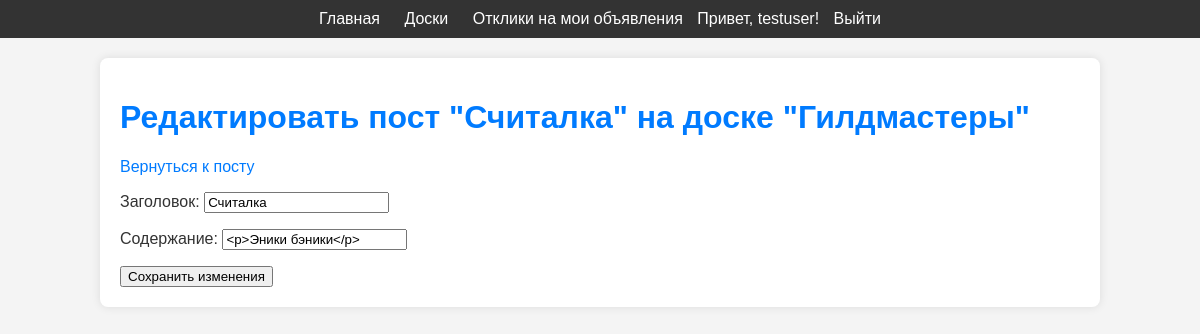
The app's page /boards/5/post/3/edit/ (signed in) with its own data.
### boards/models.py (models this page shows, shortened)
class Post(models.Model):
    title = models.CharField(max_length=200, verbose_name="Заголовок поста")
    content = CKEditor5Field(verbose_name="Содержимое поста", config_name='default') # Используем 'default' для простоты, как в настройках
    created_at = models.DateTimeField(auto_now_add=True, verbose_name="Дата создания")
    updated_at = models.DateTimeField(auto_now=True, verbose_name="Дата последнего обновления")
    author = models.ForeignKey(User, on_delete=models.CASCADE, related_name='posts', verbose_name="Автор")
    board = models.ForeignKey(Board, on_delete=models.CASCADE, related_name='posts', verbose_name="Доска")
    views = models.PositiveIntegerField(default=0, verbose_name="Количество просмотров") # Переименовал views_count в views для консистентности
    class Meta:
        verbose_name = "Пост"
        verbose_name_plural = "Посты"
        ordering = ['-created_at'] # Сортировка по дате создания (новые сверху)

class Board(models.Model):
    name = models.CharField(max_length=100, unique=True, verbose_name="Название доски")
    description = models.TextField(blank=True, verbose_name="Описание доски")
    created_at = models.DateTimeField(auto_now_add=True, verbose_name="Дата создания")
    updated_at = models.DateTimeField(auto_now=True, verbose_name="Дата последнего обновления")
    class Meta:
        verbose_name = "Доска"
        verbose_name_plural = "Доски"
        ordering = ['name'] # Сортировка по названию по умолчанию

### boards/views.py (the view)
# urls.py: path('<int:board_pk>/post/<int:post_pk>/edit/', views.edit_post, name='edit_post'),
@login_required
def edit_post(request, board_pk, post_pk):
    post = get_object_or_404(Post, board__pk=board_pk, pk=post_pk)
    if request.user != post.author:
        messages.error(request, 'У вас нет прав для редактирования этого поста.')
        return redirect('boards:post_detail', board_pk=board_pk, post_pk=post_pk)
    if request.method == 'POST':
        form = PostForm(request.POST, instance=post) # Загружаем данные в существующий объект
        if form.is_valid():
            form.save()
            messages.success(request, 'Пост успешно обновлен!')
            return redirect('boards:post_detail', board_pk=board_pk, post_pk=post_pk)
    else:
        form = PostForm(instance=post) # Инициализируем форму существующими данными поста
    return render(request, 'boards/post_edit.html', {'form': form, 'post': post, 'board': post.board})

### boards/forms.py
class PostForm(forms.ModelForm):
    class Meta:
        model = Post
        fields = ['title', 'content']
        widgets = {
            'title': forms.TextInput(attrs={'class': 'form-control', 'placeholder': 'Заголовок вашего поста'}),
            'content': CKEditor5Widget(attrs={'class': 'django_ckeditor_5'}, config_name='default') # Используем CKEditor5Widget
        }
        labels = {
            'title': 'Заголовок',
            'content': 'Содержание',
        }

### templates/boards/post_edit.html (shortened to what this page needs)
{% extends 'base.html' %}
{% block content %}
    <h1>Редактировать пост "{{ post.title }}" на доске "{{ board.name }}"</h1>
    <p><a href="{% url 'boards:post_detail' board_pk=board.pk post_pk=post.pk %}">Вернуться к посту</a></p>
    <form method="post">
        {{ form.as_p }}
        <button type="submit">Сохранить изменения</button>
    </form>
{% endblock %}

### templates/base.html (shortened to what this page needs)
<!DOCTYPE html>
<html lang="ru">
<head>
</head>
<body>
    <div class="header">
        <a href="{% url 'home' %}">Главная</a>
        <a href="{% url 'boards:list' %}">Доски</a>
        {% if user.is_authenticated %}
            <a href="{% url 'boards:my_posts_responses' %}">Отклики на мои объявления</a>
            <span>Привет, {{ user.username }}!</span>
            <a href="{% url 'logout' %}">Выйти</a>
        {% else %}
            <a href="{% url 'register' %}">Регистрация</a>
            <a href="{% url 'login_request_code' %}">Вход</a>
        {% endif %}
    </div>
    <div class="container">
        {% block content %}{% endblock %}
    </div>
</body>
</html>

### templates/base.html (style rules this page uses)
body { font-family: Arial, sans-serif; margin: 0; padding: 0; background-color: #f4f4f4; color: #333; }
.header { background-color: #333; color: white; padding: 10px 20px; text-align: center; }
.header a { color: white; text-decoration: none; margin: 0 10px; }
.container { max-width: 960px; margin: 20px auto; padding: 20px; background-color: white; border-radius: 8px; box-shadow: 0 0 10px rgba(0,0,0,0.1); }
h1, h2 { color: #007bff; }
a { text-decoration: none; color: #007bff; }

### records on screen
Post: title "Считалка", content "<p>Эники бэники</p>"
Board: name "Гилдмастеры"

### other values on screen
{{ user.username }} "testuser"
